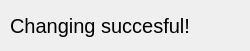
<?xml version="1.0" encoding="UTF-8"?>
<ui version="4.0">
 <class>messagebox</class>
 <widget class="QDialog" name="messagebox">
  <property name="geometry">
   <rect>
    <x>0</x>
    <y>0</y>
    <width>250</width>
    <height>51</height>
   </rect>
  </property>
  <property name="windowTitle">
   <string>Succes!</string>
  </property>
  <widget class="QLabel" name="label">
   <property name="geometry">
    <rect>
     <x>10</x>
     <y>10</y>
     <width>231</width>
     <height>31</height>
    </rect>
   </property>
   <property name="font">
    <font>
     <pointsize>15</pointsize>
    </font>
   </property>
   <property name="text">
    <string>Changing succesful!</string>
   </property>
  </widget>
 </widget>
 <resources/>
 <connections/>
</ui>
